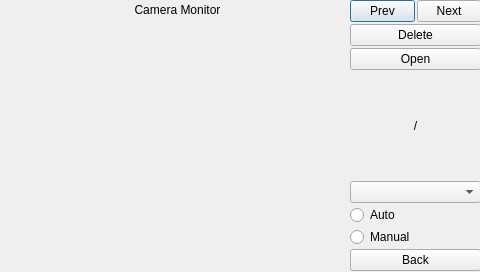
<?xml version="1.0" encoding="UTF-8"?>
<ui version="4.0">
 <class>Qt1</class>
 <widget class="QDialog" name="Qt1">
  <property name="geometry">
   <rect>
    <x>0</x>
    <y>0</y>
    <width>480</width>
    <height>272</height>
   </rect>
  </property>
  <widget class="QLabel" name="lb_time">
   <property name="geometry">
    <rect>
     <x>10</x>
     <y>0</y>
     <width>335</width>
     <height>20</height>
    </rect>
   </property>
   <property name="text">
    <string>Camera Monitor</string>
   </property>
   <property name="alignment">
    <set>Qt::AlignCenter</set>
   </property>
  </widget>
  <widget class="QLabel" name="lb_pic">
   <property name="geometry">
    <rect>
     <x>10</x>
     <y>20</y>
     <width>335</width>
     <height>251</height>
    </rect>
   </property>
   <property name="text">
    <string/>
   </property>
   <property name="scaledContents">
    <bool>false</bool>
   </property>
   <property name="alignment">
    <set>Qt::AlignCenter</set>
   </property>
  </widget>
  <widget class="QWidget" name="verticalLayoutWidget">
   <property name="geometry">
    <rect>
     <x>350</x>
     <y>0</y>
     <width>131</width>
     <height>271</height>
    </rect>
   </property>
   <layout class="QVBoxLayout" name="verticalLayout_2">
    <property name="spacing">
     <number>2</number>
    </property>
    <item>
     <layout class="QHBoxLayout" name="horizontalLayout_2">
      <item>
       <widget class="QPushButton" name="pb_prev">
        <property name="text">
         <string>Prev</string>
        </property>
       </widget>
      </item>
      <item>
       <widget class="QPushButton" name="pb_next">
        <property name="text">
         <string>Next</string>
        </property>
       </widget>
      </item>
     </layout>
    </item>
    <item>
     <widget class="QPushButton" name="pb_del">
      <property name="text">
       <string>Delete</string>
      </property>
     </widget>
    </item>
    <item>
     <widget class="QPushButton" name="pb_open">
      <property name="text">
       <string>Open</string>
      </property>
     </widget>
    </item>
    <item>
     <layout class="QHBoxLayout" name="horizontalLayout_3">
      <item>
       <widget class="QLabel" name="lb_num">
        <property name="text">
         <string/>
        </property>
        <property name="alignment">
         <set>Qt::AlignRight|Qt::AlignTrailing|Qt::AlignVCenter</set>
        </property>
       </widget>
      </item>
      <item>
       <widget class="QLabel" name="label">
        <property name="text">
         <string>/</string>
        </property>
        <property name="alignment">
         <set>Qt::AlignCenter</set>
        </property>
       </widget>
      </item>
      <item>
       <widget class="QLabel" name="lb_sum">
        <property name="text">
         <string/>
        </property>
       </widget>
      </item>
     </layout>
    </item>
    <item>
     <widget class="QComboBox" name="comboBox"/>
    </item>
    <item>
     <widget class="QRadioButton" name="rb_auto">
      <property name="text">
       <string>Auto</string>
      </property>
     </widget>
    </item>
    <item>
     <widget class="QRadioButton" name="rb_manual">
      <property name="text">
       <string>Manual</string>
      </property>
     </widget>
    </item>
    <item>
     <widget class="QPushButton" name="pushButton">
      <property name="text">
       <string>Back</string>
      </property>
     </widget>
    </item>
   </layout>
  </widget>
 </widget>
 <resources/>
 <connections/>
</ui>
